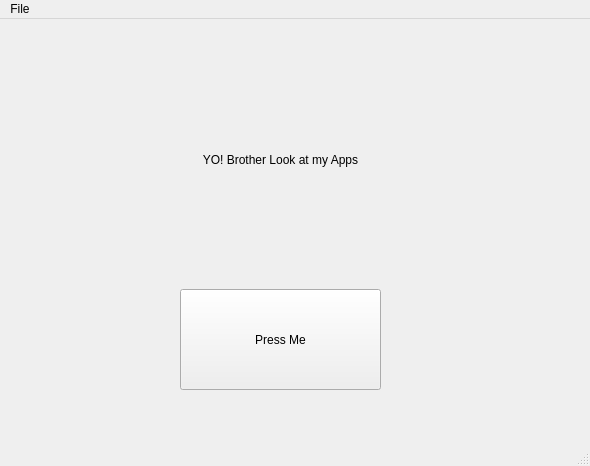
<?xml version="1.0" encoding="UTF-8"?>
<ui version="4.0">
 <class>MainWindow</class>
 <widget class="QMainWindow" name="MainWindow">
  <property name="geometry">
   <rect>
    <x>0</x>
    <y>0</y>
    <width>590</width>
    <height>466</height>
   </rect>
  </property>
  <property name="windowTitle">
   <string>MainWindow</string>
  </property>
  <widget class="QWidget" name="centralwidget">
   <widget class="QPushButton" name="button1">
    <property name="geometry">
     <rect>
      <x>180</x>
      <y>270</y>
      <width>201</width>
      <height>101</height>
     </rect>
    </property>
    <property name="text">
     <string>Press Me</string>
    </property>
   </widget>
   <widget class="QLabel" name="label1">
    <property name="geometry">
     <rect>
      <x>180</x>
      <y>100</y>
      <width>201</width>
      <height>81</height>
     </rect>
    </property>
    <property name="text">
     <string>YO! Brother Look at my Apps</string>
    </property>
    <property name="alignment">
     <set>Qt::AlignCenter</set>
    </property>
   </widget>
  </widget>
  <widget class="QMenuBar" name="menubar">
   <property name="geometry">
    <rect>
     <x>0</x>
     <y>0</y>
     <width>590</width>
     <height>21</height>
    </rect>
   </property>
   <widget class="QMenu" name="menuFile">
    <property name="title">
     <string>File</string>
    </property>
   </widget>
   <addaction name="menuFile"/>
  </widget>
  <widget class="QStatusBar" name="statusbar"/>
 </widget>
 <resources/>
 <connections/>
</ui>
